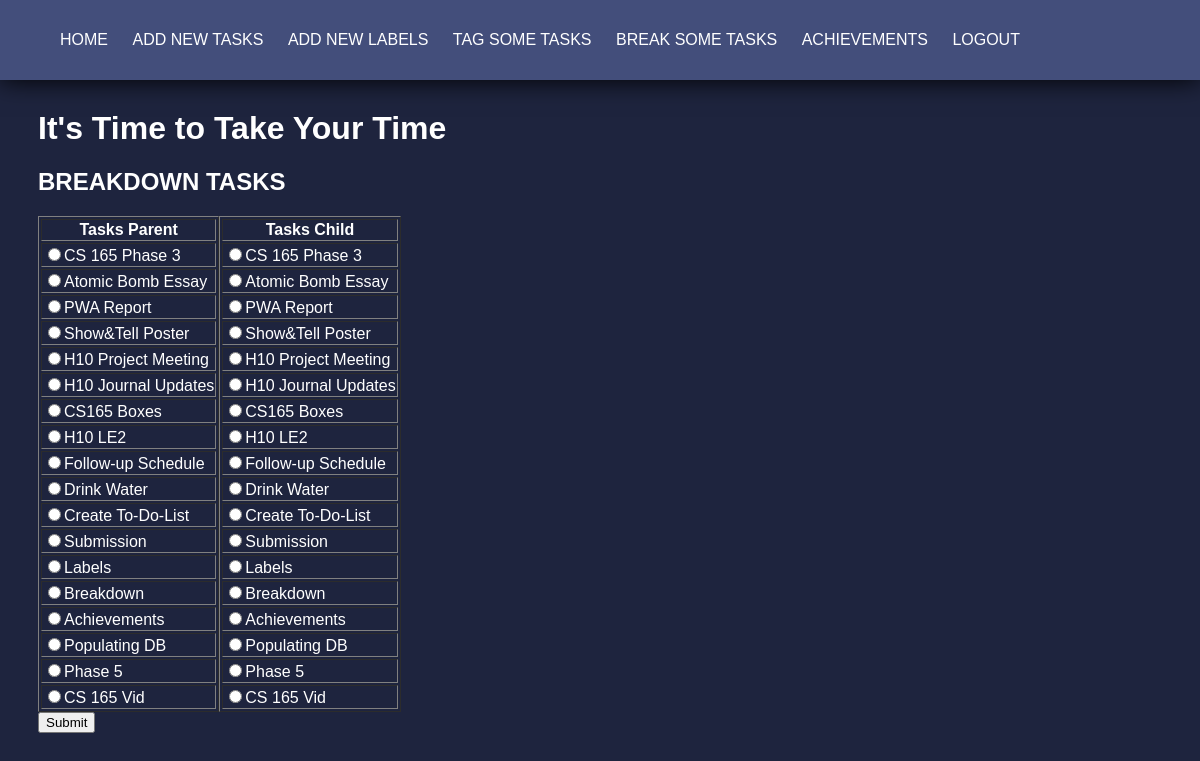
The app's page /breakdown.php (signed in) with its own data.
### tables this page shows
CREATE TABLE IF NOT EXISTS `tasks` (
  `task_ID` int(5) NOT NULL AUTO_INCREMENT,
  `task_name` varchar(20) DEFAULT NULL,
  `status` varchar(10) DEFAULT '0',
  `priority` varchar(10) DEFAULT NULL,
  `start_date` timestamp NULL DEFAULT CURRENT_TIMESTAMP,
  `due_date` timestamp NULL DEFAULT NULL,
  `time_spent` text,
  `time_needed` text,
  PRIMARY KEY (`task_ID`)
);

### breakdown.php (the view, shortened to what this page needs)
<html>
	<head>
			<link rel="stylesheet" type="text/css" href="styles/main.css">
	</head>
	<body>
	<h1> It's Time to Take Your Time </h1>
	<h2> BREAKDOWN TASKS </h2>
	<div id='AddTasks'>
		<form action="./processing?process=addbreakdown" method="post" enctype="multipart/form-data">
			<?php
					function toecho($task_ID, $task_name){
						echo '<tr>';
						echo '<td><input type="radio"required name="task-id1" value="'.$task_ID.'">'.$task_name."<br/></td>";
						echo '</tr>';
					}
					function toecho2($task_ID, $task_name){
						echo '<tr>';
						echo '<td><input type="radio"required name="task-id2" value="'.$task_ID.'">'.$task_name."<br/></td>";
						echo '</tr>';
					}
					$conn=mysqli_connect("localhost","root","root","takeyourtime");
					$query = "SELECT task_ID, task_name FROM Tasks;";
					$result = $conn->query($query);
					echo '<table border="1" style="display:inline-block;">';
					echo '<th>Tasks Parent</th>';
					foreach ($result as $row)	toecho($row['task_ID'], $row['task_name']);
					echo '</table>';
					$query = "SELECT task_ID, task_name FROM Tasks;";
					$result = $conn->query($query);
					echo '<table border="1" style="display:inline-block;">';
					echo '<th>Tasks Child</th>';
					foreach ($result as $row)	toecho2($row['task_ID'], $row['task_name']);
					echo '</table>';
				?>
		<br>
	  	<input type="submit" value="Submit">
	</form>
	</div>
	</body>
</html>

### styles/main.css (style rules this page uses)
body { font-family: sans-serif; margin-top: 80px; padding: 30px; background-color: #1E243E; color: white; }

### records on screen
tasks: task_name "CS 165 Phase 3"
tasks: task_name "Atomic Bomb Essay"
tasks: task_name "PWA Report"
tasks: task_name "Show&Tell Poster"
tasks: task_name "H10 Project Meeting"
tasks: task_name "H10 Journal Updates"
tasks: task_name "CS165 Boxes"
tasks: task_name "H10 LE2"
tasks: task_name "Follow-up Schedule"
tasks: task_name "Drink Water"
tasks: task_name "Create To-Do-List"
tasks: task_name "Submission"
tasks: task_name "Labels"
tasks: task_name "Breakdown"
tasks: task_name "Achievements"
tasks: task_name "Populating DB"
tasks: task_name "Phase 5"
tasks: task_name "CS 165 Vid"
